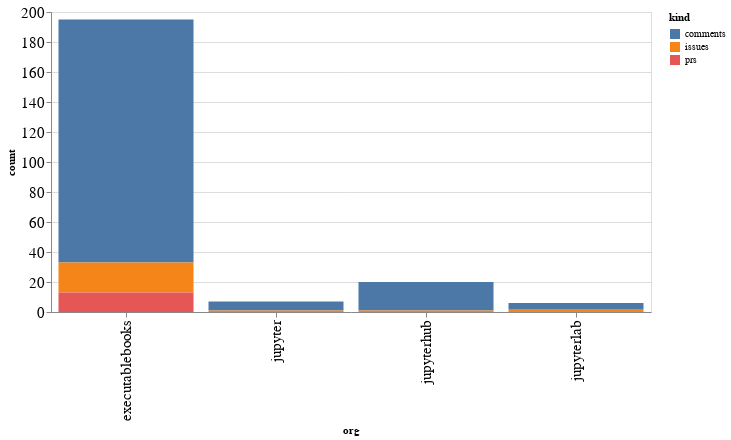

The notebook cell this image was saved under:
### Code cell
alt.Chart(org_summaries, width=600).mark_bar().encode(
    x='org',
    y='count',
    color='kind',
    tooltip="org"
)

### Figure 1 — Vega-Lite specification as saved in the notebook (floating-point values rounded to 4 significant figures)
{"config": {"axisLeft": {"labelFontSize": 15}, "axisBottom": {"labelFontSize": 15}}, "data": {"name": "data-728056526967a9d2c6d07f0fac552b02"}, "mark": "bar", "encoding": {"color": {"type": "nominal", "field": "kind"}, "tooltip": {"type": "nominal", "field": "org"}, "x": {"type": "nominal", "field": "org"}, "y": {"type": "quantitative", "field": "count"}}, "width": 600, "$schema": "https://vega.github.io/schema/vega-lite/v4.8.1.json", "datasets": {"data-728056526967a9d2c6d07f0fac552b02": [{"org": "executablebooks", "kind": "comments", "count": 162}, {"org": "executablebooks", "kind": "issues", "count": 20}, {"org": "executablebooks", "kind": "prs", "count": 13}, {"org": "jupyter", "kind": "comments", "count": 6}, {"org": "jupyter", "kind": "issues", "count": 1}, {"org": "jupyterhub", "kind": "comments", "count": 19}, {"org": "jupyterhub", "kind": "issues", "count": 1}, {"org": "jupyterlab", "kind": "comments", "count": 4}, {"org": "jupyterlab", "kind": "issues", "count": 2}]}}
